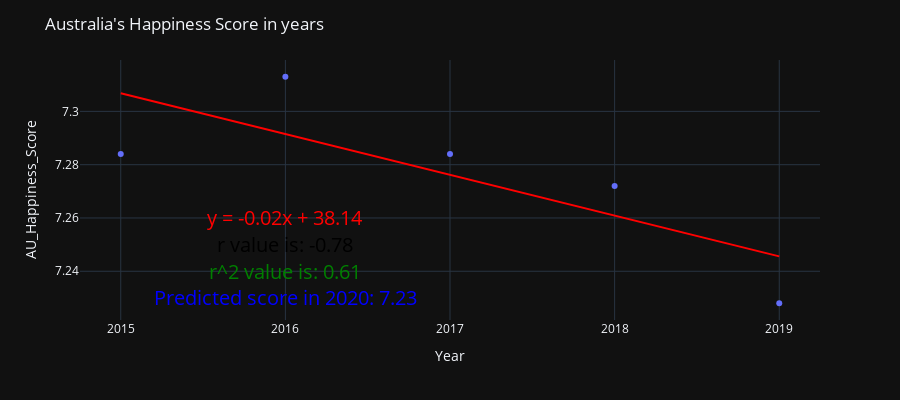

Here is the notebook cell this chart was saved with:
### Code cell
# Australia linear equation & prediction score in 2020 using plotly
x_axis = au_pd["Year"]
y_axis = au_pd["AU_Happiness_Score"]
au_2020 = 2020
slope, intercept, r_value, p_value, std_err = st.linregress(x_axis, y_axis)
au_predicted_score = round(slope * au_2020 + intercept,2)
line_eq = "y = " + str(round(slope,2)) + "x + " + str(round(intercept,2))

fig = px.scatter(au_pd, x = "Year", y = "AU_Happiness_Score", opacity=1, 
    trendline = "ols", trendline_color_override = "red")
fig.update_xaxes(nticks=5)
fig.update_layout(height=400, title_text = "Australia's Happiness Score in years",
                annotations = [dict(x = 2016, y = 7.26, text = line_eq, font_size = 20, font_color = "red",
                              showarrow = False), 
                              dict(x = 2016, y = 7.25, text = f"r value is: {round(r_value, 2)}",
                              font_size = 20, font_color = "black", showarrow = False), 
                              dict(x = 2016, y = 7.24, text = f"r^2 value is: {round(r_value**2, 2)}",
                              font_size = 20, font_color = "green", showarrow = False),  
                              dict(x = 2016, y = 7.23, text = f"Predicted score in 2020: {au_predicted_score}", 
                              font_size = 20, font_color = "blue", showarrow = False)
                              ])
fig.show()

### Figure 1 — Plotly figure (JSON) as saved in the notebook; plotly's stock layout.template omitted (floating-point values rounded to 4 significant figures)
{"data": [{"hovertemplate": "Year=%{x}<br>AU_Happiness_Score=%{y}<extra></extra>", "legendgroup": "", "marker": {"color": "#636efa", "opacity": 1, "symbol": "circle"}, "mode": "markers", "name": "", "orientation": "v", "showlegend": false, "type": "scatter", "x": [2015, 2016, 2017, 2018, 2019], "xaxis": "x", "y": [7.284, 7.313, 7.284, 7.272, 7.228], "yaxis": "y"}, {"hovertemplate": "<b>OLS trendline</b><br>AU_Happiness_Score = -0.0153 * Year + 38.1363<br>R<sup>2</sup>=0.613315<br><br>Year=%{x}<br>AU_Happiness_Score=%{y} <b>(trend)</b><extra></extra>", "legendgroup": "", "line": {"color": "red"}, "marker": {"color": "#636efa", "symbol": "circle"}, "mode": "lines", "name": "", "showlegend": false, "type": "scatter", "x": [2015, 2016, 2017, 2018, 2019], "xaxis": "x", "y": [7.307, 7.291, 7.276, 7.261, 7.246], "yaxis": "y"}], "layout": {"annotations": [{"font": {"color": "red", "size": 20}, "showarrow": false, "text": "y = -0.02x + 38.14", "x": 2016, "y": 7.26}, {"font": {"color": "black", "size": 20}, "showarrow": false, "text": "r value is: -0.78", "x": 2016, "y": 7.25}, {"font": {"color": "green", "size": 20}, "showarrow": false, "text": "r^2 value is: 0.61", "x": 2016, "y": 7.24}, {"font": {"color": "blue", "size": 20}, "showarrow": false, "text": "Predicted score in 2020: 7.23", "x": 2016, "y": 7.23}], "height": 400, "legend": {"tracegroupgap": 0}, "margin": {"t": 60}, "title": {"text": "Australia's Happiness Score in years"}, "xaxis": {"anchor": "y", "domain": [0, 1], "nticks": 5, "title": {"text": "Year"}}, "yaxis": {"anchor": "x", "domain": [0, 1], "title": {"text": "AU_Happiness_Score"}}}}
